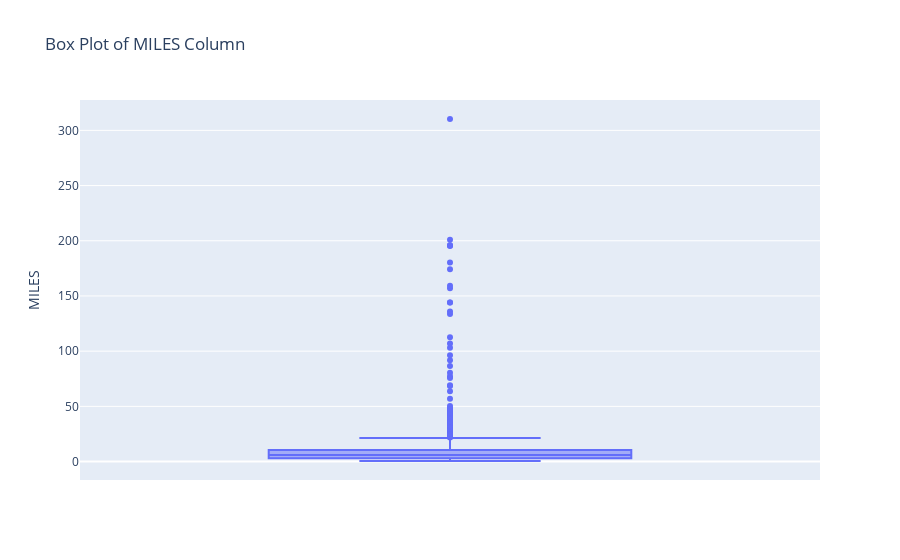
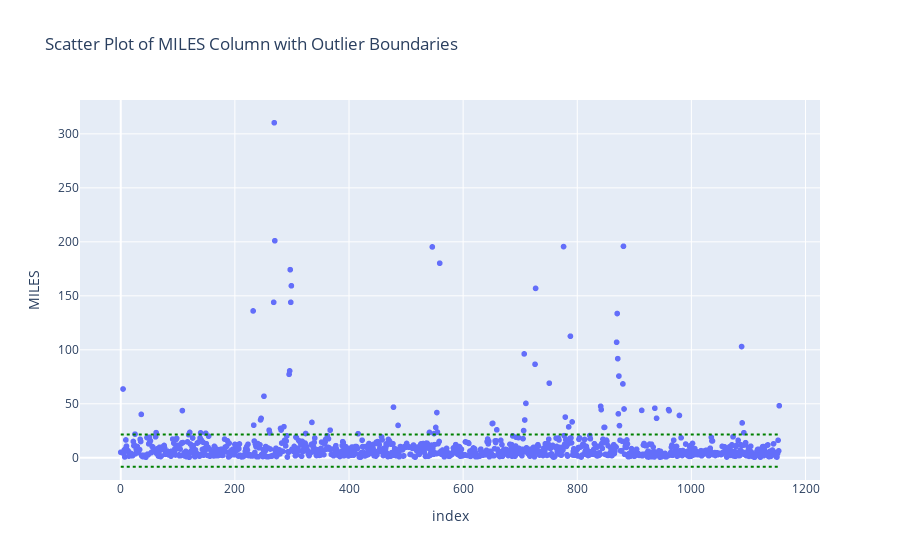

The code cell stored with these charts, in order, in its notebook:
### Code cell
import plotly.express as px

Q1 = df['MILES'].quantile(0.25)
Q3 = df['MILES'].quantile(0.75)
IQR = Q3 - Q1

lower_bound = Q1 - 1.5 * IQR
upper_bound = Q3 + 1.5 * IQR

fig_box = px.box(df, y='MILES', title='Box Plot of MILES Column')
fig_box.show()
fig_scatter = px.scatter(df, x=df.index, y='MILES', title='Scatter Plot of MILES Column with Outlier Boundaries')
fig_scatter.add_shape(type='line', x0=0, y0=lower_bound, x1=len(df)-1, y1=lower_bound, line=dict(color='green', dash='dot'))
fig_scatter.add_shape(type='line', x0=0, y0=upper_bound, x1=len(df)-1, y1=upper_bound, line=dict(color='green', dash='dot'))
fig_scatter.show()

### Figure 1 — Plotly figure (JSON) as saved in the notebook; plotly's stock layout.template omitted (floating-point values rounded to 4 significant figures; data arrays with more than 128 entries replaced by an {"elided": "..."} marker saying what was removed)
{"data": [{"alignmentgroup": "True", "hovertemplate": "MILES=%{y}<extra></extra>", "legendgroup": "", "marker": {"color": "#636efa"}, "name": "", "notched": false, "offsetgroup": "", "orientation": "v", "showlegend": false, "type": "box", "x0": " ", "xaxis": "x", "y": {"elided": "1154 float values"}, "y0": " ", "yaxis": "y"}], "layout": {"boxmode": "group", "legend": {"tracegroupgap": 0}, "title": {"text": "Box Plot of MILES Column"}, "xaxis": {"anchor": "y", "domain": [0, 1]}, "yaxis": {"anchor": "x", "domain": [0, 1], "title": {"text": "MILES"}}}}

### Figure 2 — Plotly figure (JSON) as saved in the notebook; plotly's stock layout.template omitted (floating-point values rounded to 4 significant figures; data arrays with more than 128 entries replaced by an {"elided": "..."} marker saying what was removed)
{"data": [{"hovertemplate": "index=%{x}<br>MILES=%{y}<extra></extra>", "legendgroup": "", "marker": {"color": "#636efa", "symbol": "circle"}, "mode": "markers", "name": "", "showlegend": false, "type": "scattergl", "x": {"elided": "1154 int values"}, "xaxis": "x", "y": {"elided": "1154 float values"}, "yaxis": "y"}], "layout": {"legend": {"tracegroupgap": 0}, "shapes": [{"line": {"color": "green", "dash": "dot"}, "type": "line", "x0": 0, "x1": 1153, "y0": -8.35, "y1": -8.35}, {"line": {"color": "green", "dash": "dot"}, "type": "line", "x0": 0, "x1": 1153, "y0": 21.65, "y1": 21.65}], "title": {"text": "Scatter Plot of MILES Column with Outlier Boundaries"}, "xaxis": {"anchor": "y", "domain": [0, 1], "title": {"text": "index"}}, "yaxis": {"anchor": "x", "domain": [0, 1], "title": {"text": "MILES"}}}}
